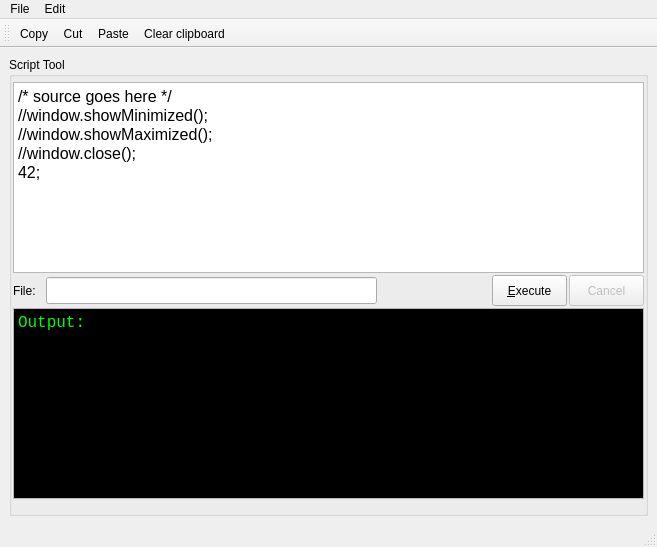
<ui version="4.0" >
 <class>MainWindow</class>
 <widget class="QMainWindow" name="MainWindow" >
  <property name="geometry" >
   <rect>
    <x>0</x>
    <y>0</y>
    <width>657</width>
    <height>547</height>
   </rect>
  </property>
  <property name="windowTitle" >
   <string>MainWindow</string>
  </property>
  <widget class="QWidget" name="centralwidget" >
   <property name="geometry" >
    <rect>
     <x>0</x>
     <y>57</y>
     <width>657</width>
     <height>464</height>
    </rect>
   </property>
   <layout class="QGridLayout" name="gridLayout_2" >
    <item row="0" column="0" >
     <widget class="QGroupBox" name="groupBox" >
      <property name="sizePolicy" >
       <sizepolicy vsizetype="Expanding" hsizetype="Expanding" >
        <horstretch>0</horstretch>
        <verstretch>0</verstretch>
       </sizepolicy>
      </property>
      <property name="title" >
       <string>Script Tool</string>
      </property>
      <widget class="QTextEdit" name="teditSource" >
       <property name="geometry" >
        <rect>
         <x>4</x>
         <y>25</y>
         <width>631</width>
         <height>191</height>
        </rect>
       </property>
       <property name="html" >
        <string>&lt;!DOCTYPE HTML PUBLIC "-//W3C//DTD HTML 4.0//EN" "http://www.w3.org/TR/REC-html40/strict.dtd">
&lt;html>&lt;head>&lt;meta name="qrichtext" content="1" />&lt;style type="text/css">
p, li { white-space: pre-wrap; }
&lt;/style>&lt;/head>&lt;body style=" font-family:'Arial'; font-size:12pt; font-weight:400; font-style:normal;">
&lt;p style=" margin-top:0px; margin-bottom:0px; margin-left:0px; margin-right:0px; -qt-block-indent:0; text-indent:0px;">/* source goes here */&lt;/p>
&lt;p style=" margin-top:0px; margin-bottom:0px; margin-left:0px; margin-right:0px; -qt-block-indent:0; text-indent:0px;">//window.showMinimized();&lt;/p>
&lt;p style=" margin-top:0px; margin-bottom:0px; margin-left:0px; margin-right:0px; -qt-block-indent:0; text-indent:0px;">//window.showMaximized();&lt;/p>
&lt;p style=" margin-top:0px; margin-bottom:0px; margin-left:0px; margin-right:0px; -qt-block-indent:0; text-indent:0px;">//window.close();&lt;/p>
&lt;p style=" margin-top:0px; margin-bottom:0px; margin-left:0px; margin-right:0px; -qt-block-indent:0; text-indent:0px;">42;&lt;/p>&lt;/body>&lt;/html></string>
       </property>
      </widget>
      <widget class="QLabel" name="label" >
       <property name="geometry" >
        <rect>
         <x>4</x>
         <y>218</y>
         <width>31</width>
         <height>31</height>
        </rect>
       </property>
       <property name="text" >
        <string>File:</string>
       </property>
      </widget>
      <widget class="QLineEdit" name="lineEdit" >
       <property name="geometry" >
        <rect>
         <x>37</x>
         <y>220</y>
         <width>331</width>
         <height>27</height>
        </rect>
       </property>
      </widget>
      <widget class="QPushButton" name="btnExec" >
       <property name="geometry" >
        <rect>
         <x>483</x>
         <y>218</y>
         <width>75</width>
         <height>31</height>
        </rect>
       </property>
       <property name="text" >
        <string>&amp;Execute</string>
       </property>
      </widget>
      <widget class="QPushButton" name="btnAbort" >
       <property name="enabled" >
        <bool>false</bool>
       </property>
       <property name="geometry" >
        <rect>
         <x>560</x>
         <y>218</y>
         <width>75</width>
         <height>31</height>
        </rect>
       </property>
       <property name="sizePolicy" >
        <sizepolicy vsizetype="Fixed" hsizetype="Preferred" >
         <horstretch>0</horstretch>
         <verstretch>0</verstretch>
        </sizepolicy>
       </property>
       <property name="text" >
        <string>Cancel</string>
       </property>
      </widget>
      <widget class="QTextEdit" name="teditOutput" >
       <property name="enabled" >
        <bool>true</bool>
       </property>
       <property name="geometry" >
        <rect>
         <x>4</x>
         <y>251</y>
         <width>631</width>
         <height>191</height>
        </rect>
       </property>
       <property name="palette" >
        <palette>
         <active>
          <colorrole role="WindowText" >
           <brush brushstyle="SolidPattern" >
            <color alpha="255" >
             <red>0</red>
             <green>0</green>
             <blue>0</blue>
            </color>
           </brush>
          </colorrole>
          <colorrole role="Text" >
           <brush brushstyle="SolidPattern" >
            <color alpha="255" >
             <red>0</red>
             <green>255</green>
             <blue>0</blue>
            </color>
           </brush>
          </colorrole>
          <colorrole role="Base" >
           <brush brushstyle="SolidPattern" >
            <color alpha="255" >
             <red>0</red>
             <green>0</green>
             <blue>0</blue>
            </color>
           </brush>
          </colorrole>
         </active>
         <inactive>
          <colorrole role="WindowText" >
           <brush brushstyle="SolidPattern" >
            <color alpha="255" >
             <red>0</red>
             <green>0</green>
             <blue>0</blue>
            </color>
           </brush>
          </colorrole>
          <colorrole role="Text" >
           <brush brushstyle="SolidPattern" >
            <color alpha="255" >
             <red>0</red>
             <green>255</green>
             <blue>0</blue>
            </color>
           </brush>
          </colorrole>
          <colorrole role="Base" >
           <brush brushstyle="SolidPattern" >
            <color alpha="255" >
             <red>0</red>
             <green>0</green>
             <blue>0</blue>
            </color>
           </brush>
          </colorrole>
         </inactive>
         <disabled>
          <colorrole role="WindowText" >
           <brush brushstyle="SolidPattern" >
            <color alpha="255" >
             <red>119</red>
             <green>119</green>
             <blue>121</blue>
            </color>
           </brush>
          </colorrole>
          <colorrole role="Text" >
           <brush brushstyle="SolidPattern" >
            <color alpha="255" >
             <red>119</red>
             <green>119</green>
             <blue>121</blue>
            </color>
           </brush>
          </colorrole>
          <colorrole role="Base" >
           <brush brushstyle="SolidPattern" >
            <color alpha="255" >
             <red>255</red>
             <green>255</green>
             <blue>255</blue>
            </color>
           </brush>
          </colorrole>
         </disabled>
        </palette>
       </property>
       <property name="font" >
        <font>
         <family>Courier New</family>
        </font>
       </property>
       <property name="readOnly" >
        <bool>true</bool>
       </property>
       <property name="html" >
        <string>&lt;!DOCTYPE HTML PUBLIC "-//W3C//DTD HTML 4.0//EN" "http://www.w3.org/TR/REC-html40/strict.dtd">
&lt;html>&lt;head>&lt;meta name="qrichtext" content="1" />&lt;style type="text/css">
p, li { white-space: pre-wrap; }
&lt;/style>&lt;/head>&lt;body style=" font-family:'Courier New'; font-size:12pt; font-weight:400; font-style:normal;">
&lt;p style=" margin-top:0px; margin-bottom:0px; margin-left:0px; margin-right:0px; -qt-block-indent:0; text-indent:0px; font-family:'Arial';">Output:&lt;/p>&lt;/body>&lt;/html></string>
       </property>
      </widget>
     </widget>
    </item>
   </layout>
  </widget>
  <widget class="QMenuBar" name="menubar" >
   <property name="geometry" >
    <rect>
     <x>0</x>
     <y>0</y>
     <width>657</width>
     <height>26</height>
    </rect>
   </property>
   <widget class="QMenu" name="menuFile" >
    <property name="title" >
     <string>File</string>
    </property>
    <addaction name="actionSave" />
    <addaction name="actionLoad" />
    <addaction name="actionQuit" />
   </widget>
   <widget class="QMenu" name="menuEdit" >
    <property name="title" >
     <string>Edit</string>
    </property>
    <addaction name="actionCopy" />
    <addaction name="actionCut" />
    <addaction name="actionPaste" />
    <addaction name="actionClear_clipboard" />
   </widget>
   <addaction name="menuFile" />
   <addaction name="menuEdit" />
  </widget>
  <widget class="QStatusBar" name="statusbar" >
   <property name="geometry" >
    <rect>
     <x>0</x>
     <y>521</y>
     <width>657</width>
     <height>26</height>
    </rect>
   </property>
  </widget>
  <widget class="QToolBar" name="toolBar" >
   <property name="geometry" >
    <rect>
     <x>0</x>
     <y>26</y>
     <width>657</width>
     <height>31</height>
    </rect>
   </property>
   <property name="windowTitle" >
    <string>toolBar</string>
   </property>
   <attribute name="toolBarArea" >
    <enum>TopToolBarArea</enum>
   </attribute>
   <attribute name="toolBarBreak" >
    <bool>false</bool>
   </attribute>
   <addaction name="actionCopy" />
   <addaction name="actionCut" />
   <addaction name="actionPaste" />
   <addaction name="actionClear_clipboard" />
  </widget>
  <action name="actionSave" >
   <property name="icon" >
    <iconset>
     <normalon>:/icon/filesave.png</normalon>
    </iconset>
   </property>
   <property name="text" >
    <string>Save</string>
   </property>
  </action>
  <action name="actionLoad" >
   <property name="icon" >
    <iconset resource="../resources/icons.qrc" >
     <normaloff>:/QBoard/icon/fileopen.png</normaloff>
     <normalon>:/icon/fileopen.png</normalon>:/QBoard/icon/fileopen.png</iconset>
   </property>
   <property name="text" >
    <string>Load</string>
   </property>
  </action>
  <action name="actionQuit" >
   <property name="enabled" >
    <bool>false</bool>
   </property>
   <property name="icon" >
    <iconset>
     <normalon>:/icon/stop.png</normalon>
    </iconset>
   </property>
   <property name="text" >
    <string>Quit</string>
   </property>
  </action>
  <action name="actionCopy" >
   <property name="icon" >
    <iconset>
     <normalon>:/icon/editcopy.png</normalon>
    </iconset>
   </property>
   <property name="text" >
    <string>Copy</string>
   </property>
   <property name="shortcut" >
    <string>Ctrl+C</string>
   </property>
  </action>
  <action name="actionCut" >
   <property name="icon" >
    <iconset>
     <normalon>:/icon/editcut.png</normalon>
    </iconset>
   </property>
   <property name="text" >
    <string>Cut</string>
   </property>
   <property name="shortcut" >
    <string>Ctrl+X</string>
   </property>
  </action>
  <action name="actionPaste" >
   <property name="icon" >
    <iconset>
     <normalon>:/icon/editpaste.png</normalon>
    </iconset>
   </property>
   <property name="text" >
    <string>Paste</string>
   </property>
   <property name="shortcut" >
    <string>Ctrl+V</string>
   </property>
  </action>
  <action name="actionClear_clipboard" >
   <property name="icon" >
    <iconset>
     <normalon>:/icon/editshred.png</normalon>
    </iconset>
   </property>
   <property name="text" >
    <string>Clear clipboard</string>
   </property>
  </action>
 </widget>
 <resources>
  <include location="../resources/icons.qrc" />
 </resources>
 <connections>
  <connection>
   <sender>actionSave</sender>
   <signal>activated()</signal>
   <receiver>actionSave</receiver>
   <slot>trigger()</slot>
   <hints>
    <hint type="sourcelabel" >
     <x>-1</x>
     <y>-1</y>
    </hint>
    <hint type="destinationlabel" >
     <x>-1</x>
     <y>-1</y>
    </hint>
   </hints>
  </connection>
  <connection>
   <sender>actionLoad</sender>
   <signal>activated()</signal>
   <receiver>actionLoad</receiver>
   <slot>trigger()</slot>
   <hints>
    <hint type="sourcelabel" >
     <x>-1</x>
     <y>-1</y>
    </hint>
    <hint type="destinationlabel" >
     <x>-1</x>
     <y>-1</y>
    </hint>
   </hints>
  </connection>
  <connection>
   <sender>actionQuit</sender>
   <signal>activated()</signal>
   <receiver>actionQuit</receiver>
   <slot>trigger()</slot>
   <hints>
    <hint type="sourcelabel" >
     <x>-1</x>
     <y>-1</y>
    </hint>
    <hint type="destinationlabel" >
     <x>-1</x>
     <y>-1</y>
    </hint>
   </hints>
  </connection>
 </connections>
</ui>
